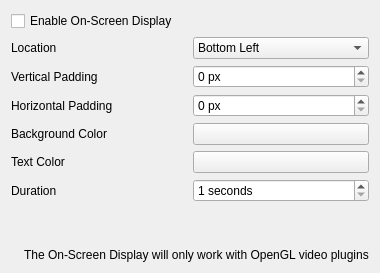
             <widget class="QWidget" name="tab_6">
              <attribute name="title">
               <string>OSD</string>
              </attribute>
              <layout class="QVBoxLayout" name="verticalLayout_13">
               <item>
                <widget class="QCheckBox" name="osdEnabledCheckBox">
                 <property name="text">
                  <string>Enable On-Screen Display</string>
                 </property>
                </widget>
               </item>
               <item>
                <layout class="QHBoxLayout" name="horizontalLayout_10">
                 <item>
                  <widget class="QLabel" name="label_9">
                   <property name="text">
                    <string>Location</string>
                   </property>
                  </widget>
                 </item>
                 <item>
                  <widget class="QComboBox" name="osdLocationComboBox">
                   <item>
                    <property name="text">
                     <string>Bottom Left</string>
                    </property>
                   </item>
                   <item>
                    <property name="text">
                     <string>Top Left</string>
                    </property>
                   </item>
                   <item>
                    <property name="text">
                     <string>Top Right</string>
                    </property>
                   </item>
                   <item>
                    <property name="text">
                     <string>Bottom Right</string>
                    </property>
                   </item>
                  </widget>
                 </item>
                </layout>
               </item>
               <item>
                <layout class="QHBoxLayout" name="horizontalLayout_8">
                 <item>
                  <widget class="QLabel" name="label_7">
                   <property name="text">
                    <string>Vertical Padding</string>
                   </property>
                  </widget>
                 </item>
                 <item>
                  <widget class="QSpinBox" name="osdVerticalPaddingSpinBox">
                   <property name="specialValueText">
                    <string/>
                   </property>
                   <property name="suffix">
                    <string> px</string>
                   </property>
                  </widget>
                 </item>
                </layout>
               </item>
               <item>
                <layout class="QHBoxLayout" name="horizontalLayout_9">
                 <item>
                  <widget class="QLabel" name="label_8">
                   <property name="text">
                    <string>Horizontal Padding</string>
                   </property>
                  </widget>
                 </item>
                 <item>
                  <widget class="QSpinBox" name="osdHorizontalPaddingSpinBox">
                   <property name="specialValueText">
                    <string/>
                   </property>
                   <property name="suffix">
                    <string> px</string>
                   </property>
                  </widget>
                 </item>
                </layout>
               </item>
               <item>
                <layout class="QHBoxLayout" name="horizontalLayout_15">
                 <item>
                  <widget class="QLabel" name="label_14">
                   <property name="text">
                    <string>Background Color</string>
                   </property>
                  </widget>
                 </item>
                 <item>
                  <widget class="QPushButton" name="changeBackgroundColorButton">
                   <property name="text">
                    <string/>
                   </property>
                  </widget>
                 </item>
                </layout>
               </item>
               <item>
                <layout class="QHBoxLayout" name="horizontalLayout_16">
                 <item>
                  <widget class="QLabel" name="label_15">
                   <property name="text">
                    <string>Text Color</string>
                   </property>
                  </widget>
                 </item>
                 <item>
                  <widget class="QPushButton" name="changeTextColorButton">
                   <property name="text">
                    <string/>
                   </property>
                  </widget>
                 </item>
                </layout>
               </item>
               <item>
                <layout class="QHBoxLayout" name="horizontalLayout_12">
                 <item>
                  <widget class="QLabel" name="label_11">
                   <property name="text">
                    <string>Duration</string>
                   </property>
                  </widget>
                 </item>
                 <item>
                  <widget class="QSpinBox" name="osdDurationSpinBox">
                   <property name="suffix">
                    <string> seconds</string>
                   </property>
                   <property name="minimum">
                    <number>1</number>
                   </property>
                  </widget>
                 </item>
                </layout>
               </item>
               <item>
                <spacer name="verticalSpacer_17">
                 <property name="orientation">
                  <enum>Qt::Orientation::Vertical</enum>
                 </property>
                 <property name="sizeHint" stdset="0">
                  <size>
                   <width>20</width>
                   <height>40</height>
                  </size>
                 </property>
                </spacer>
               </item>
               <item>
                <layout class="QHBoxLayout" name="emulationInfoLayout_7">
                 <item>
                  <widget class="QLabel" name="infoIconLabel_9">
                   <property name="sizePolicy">
                    <sizepolicy hsizetype="Minimum" vsizetype="Preferred">
                     <horstretch>0</horstretch>
                     <verstretch>0</verstretch>
                    </sizepolicy>
                   </property>
                   <property name="text">
                    <string/>
                   </property>
                   <property name="pixmap">
                    <pixmap>:/newPrefix/Resource/Info.ico</pixmap>
                   </property>
                   <property name="wordWrap">
                    <bool>false</bool>
                   </property>
                  </widget>
                 </item>
                 <item>
                  <widget class="QLabel" name="label_115">
                   <property name="sizePolicy">
                    <sizepolicy hsizetype="Expanding" vsizetype="Minimum">
                     <horstretch>0</horstretch>
                     <verstretch>0</verstretch>
                    </sizepolicy>
                   </property>
                   <property name="midLineWidth">
                    <number>1</number>
                   </property>
                   <property name="text">
                    <string>The On-Screen Display will only work with OpenGL video plugins</string>
                   </property>
                   <property name="textFormat">
                    <enum>Qt::TextFormat::PlainText</enum>
                   </property>
                  </widget>
                 </item>
                </layout>
               </item>
              </layout>
             </widget>
